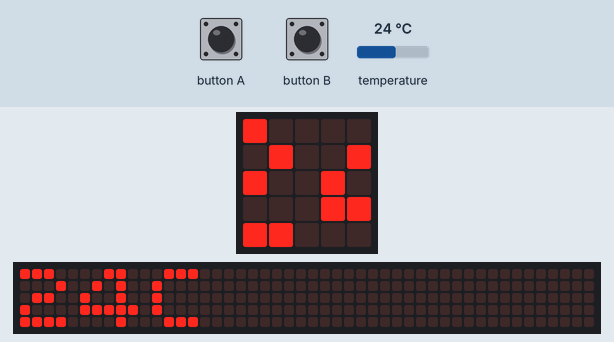
A program run on a simulated BBC micro:bit running MicroPython. Parts: the board's 5×5 LED display, a strip that is not on the board, showing the scrolling text unrolled. Inputs (shaded band) come from the test bench; at power-on: temperature 24 °C. Random numbers come from a fixed seed; the 48×5 strip is a reading aid, not a part: it shows the text the display is scrolling, unrolled, one strip-width of it at a time.

Above: at 3.66 s.
3.7 s: button A pressed for 0.15 s
4.4 s: button B pressed for 0.15 s
5.1 s: button A pressed for 1 s
At 6.0 s:
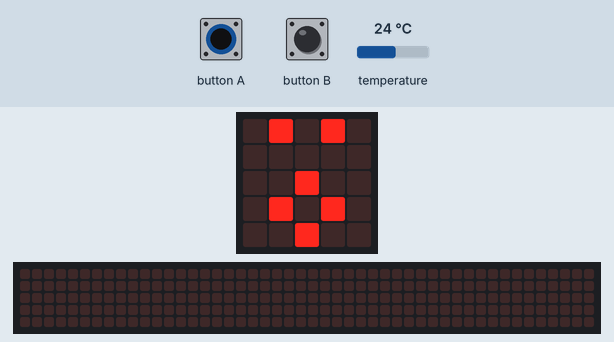
14.7 s: button B pressed for 1 s
At 14.75 s:
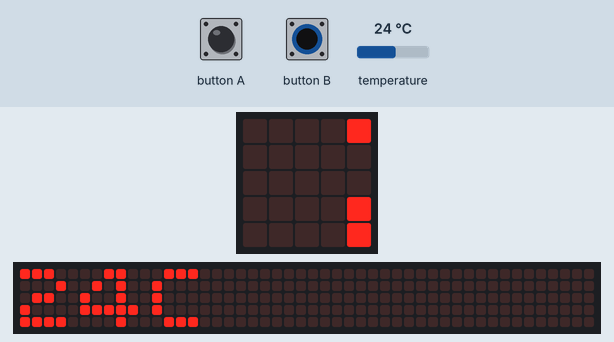
16.3 s: button A pressed for 0.15 s
At 16.9 s:
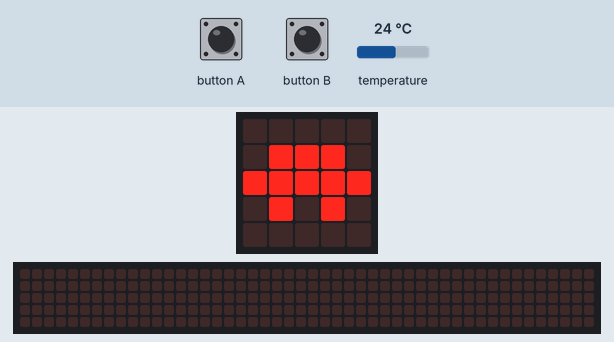
25.0 s: button A pressed for 3.2 s
At 27.7 s:
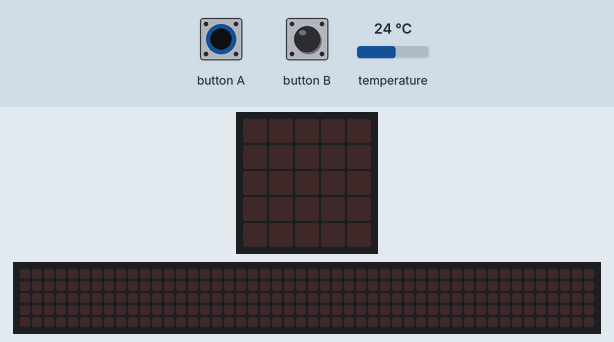

The program:

Multithinger.py
```python
from microbit import *
import random

class Timer:
    def __init__(self, time):
        self.time = time
        self.start_time = running_time()

    def Start(self):
        self.start_time = running_time()

    def Check(self, reset=True):
        if running_time() - self.start_time > self.time:
            if reset:
                self.start_time = running_time()

            return True

class ShowTemp():
    def __init__(self):
        self.timer = Timer(3000)    # 3 seconds, best guess

    def main(self):
        if self.timer.Check():
            display.scroll("{0}C".format(temperature()), delay=100, wait=False)

class ShowImage:
    def __init__(self):
        self.images = (
            Image.HEART, Image.HEART_SMALL, Image.HAPPY, Image.SMILE, Image.SAD,
            Image.CONFUSED, Image.ANGRY, Image.ASLEEP, Image.SURPRISED, Image.SILLY,
            Image.FABULOUS, Image.MEH, Image.YES, Image.NO, Image.CLOCK12, Image.CLOCK11,
            Image.CLOCK10, Image.CLOCK9, Image.CLOCK8, Image.CLOCK7, Image.CLOCK6,
            Image.CLOCK5, Image.CLOCK4, Image.CLOCK3, Image.CLOCK2, Image.CLOCK1,
            Image.ARROW_N, Image.ARROW_NE, Image.ARROW_E, Image.ARROW_SE, Image.ARROW_S,
            Image.ARROW_SW, Image.ARROW_W, Image.ARROW_NW, Image.TRIANGLE,
            Image.TRIANGLE_LEFT, Image.CHESSBOARD, Image.DIAMOND, Image.DIAMOND_SMALL,
            Image.SQUARE, Image.SQUARE_SMALL, Image.RABBIT, Image.COW,
            Image.MUSIC_CROTCHET, Image.MUSIC_QUAVER, Image.MUSIC_QUAVERS,
            Image.PITCHFORK, Image.XMAS, Image.PACMAN, Image.TARGET, Image.TSHIRT,
            Image.ROLLERSKATE, Image.DUCK, Image.HOUSE, Image.TORTOISE, Image.BUTTERFLY,
            Image.STICKFIGURE, Image.GHOST, Image.SWORD, Image.GIRAFFE, Image.SKULL,
            Image.UMBRELLA, Image.SNAKE
        )

        self.timer = Timer(5000)    # 5 seconds

    def main(self):
        if self.timer.Check():
            display.show(random.choice(self.images))


def __main__():
    showTemp = ShowTemp()
    showImage = ShowImage()
    programs = [showTemp.main, showImage.main]

    curState = 0
    curProgram = programs[curState]

    while True:
        lastState = curState
        if button_a.was_pressed():
            curState = curState - 1
        elif button_b.was_pressed():
            curState = curState + 1

        if curState < 0:
            curState = len(programs) - 1
        elif curState >= len(programs):
            curState = 0

        if curState != lastState:
            curProgram = programs[curState]

        curProgram();

__main__()
```
